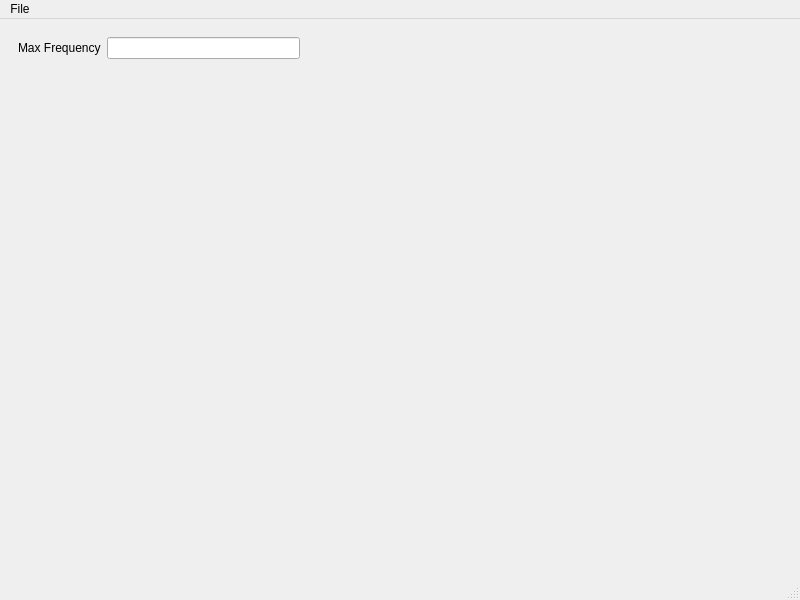
<?xml version="1.0" encoding="UTF-8"?>
<ui version="4.0">
 <class>MainWindow</class>
 <widget class="QMainWindow" name="MainWindow">
  <property name="geometry">
   <rect>
    <x>0</x>
    <y>0</y>
    <width>800</width>
    <height>600</height>
   </rect>
  </property>
  <property name="windowTitle">
   <string>MainWindow</string>
  </property>
  <widget class="QWidget" name="centralwidget">
   <layout class="QGridLayout" name="gridLayout">
    <item row="0" column="0">
     <widget class="QWidget" name="data_widget" native="true">
      <property name="maximumSize">
       <size>
        <width>300</width>
        <height>16777215</height>
       </size>
      </property>
      <layout class="QFormLayout" name="formLayout">
       <item row="0" column="0">
        <widget class="QLabel" name="label">
         <property name="text">
          <string>Max Frequency</string>
         </property>
        </widget>
       </item>
       <item row="0" column="1">
        <widget class="QLineEdit" name="max_freq_line"/>
       </item>
      </layout>
     </widget>
    </item>
    <item row="0" column="1">
     <widget class="QWidget" name="fft_widget" native="true">
      <layout class="QHBoxLayout" name="horizontalLayout_3"/>
     </widget>
    </item>
    <item row="1" column="0">
     <widget class="QWidget" name="plot_widget" native="true">
      <layout class="QHBoxLayout" name="horizontalLayout_2"/>
     </widget>
    </item>
    <item row="1" column="1">
     <widget class="QWidget" name="spectrogram_widget" native="true">
      <layout class="QHBoxLayout" name="horizontalLayout"/>
     </widget>
    </item>
   </layout>
  </widget>
  <widget class="QMenuBar" name="menubar">
   <property name="geometry">
    <rect>
     <x>0</x>
     <y>0</y>
     <width>800</width>
     <height>24</height>
    </rect>
   </property>
   <widget class="QMenu" name="menuFile">
    <property name="title">
     <string>File</string>
    </property>
    <addaction name="action_save_plots"/>
   </widget>
   <addaction name="menuFile"/>
  </widget>
  <widget class="QStatusBar" name="statusbar"/>
  <action name="action_save_plots">
   <property name="text">
    <string>Save plots</string>
   </property>
  </action>
 </widget>
 <resources/>
 <connections/>
</ui>
